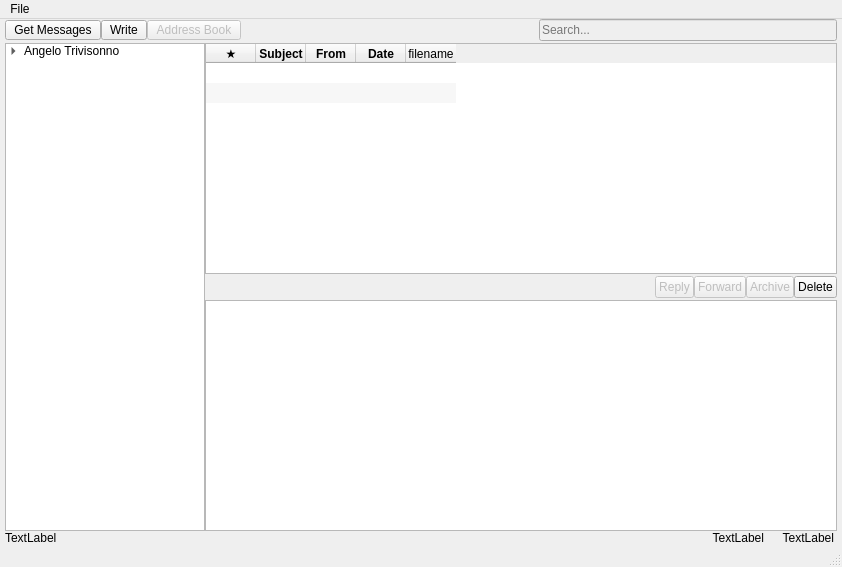
<?xml version="1.0" encoding="UTF-8"?>
<ui version="4.0">
 <class>MainWindow</class>
 <widget class="QMainWindow" name="MainWindow">
  <property name="windowModality">
   <enum>Qt::NonModal</enum>
  </property>
  <property name="geometry">
   <rect>
    <x>0</x>
    <y>0</y>
    <width>842</width>
    <height>567</height>
   </rect>
  </property>
  <property name="windowTitle">
   <string>Shake</string>
  </property>
  <property name="documentMode">
   <bool>false</bool>
  </property>
  <property name="tabShape">
   <enum>QTabWidget::Rounded</enum>
  </property>
  <widget class="QWidget" name="centralwidget">
   <property name="sizePolicy">
    <sizepolicy hsizetype="Expanding" vsizetype="Preferred">
     <horstretch>0</horstretch>
     <verstretch>0</verstretch>
    </sizepolicy>
   </property>
   <layout class="QGridLayout" name="gridLayout_3">
    <property name="sizeConstraint">
     <enum>QLayout::SetDefaultConstraint</enum>
    </property>
    <property name="leftMargin">
     <number>5</number>
    </property>
    <property name="topMargin">
     <number>0</number>
    </property>
    <property name="rightMargin">
     <number>5</number>
    </property>
    <property name="bottomMargin">
     <number>0</number>
    </property>
    <property name="spacing">
     <number>0</number>
    </property>
    <item row="0" column="0">
     <layout class="QGridLayout" name="gridLayout_2">
      <item row="2" column="0">
       <layout class="QVBoxLayout" name="verticalLayout_5">
        <item>
         <layout class="QHBoxLayout" name="horizontalLayout_6">
          <property name="bottomMargin">
           <number>0</number>
          </property>
          <item>
           <widget class="QTreeWidget" name="treeWidget">
            <property name="enabled">
             <bool>true</bool>
            </property>
            <property name="sizePolicy">
             <sizepolicy hsizetype="Maximum" vsizetype="Expanding">
              <horstretch>0</horstretch>
              <verstretch>0</verstretch>
             </sizepolicy>
            </property>
            <property name="maximumSize">
             <size>
              <width>200</width>
              <height>16777215</height>
             </size>
            </property>
            <property name="verticalScrollMode">
             <enum>QAbstractItemView::ScrollPerPixel</enum>
            </property>
            <property name="indentation">
             <number>15</number>
            </property>
            <property name="rootIsDecorated">
             <bool>true</bool>
            </property>
            <property name="animated">
             <bool>true</bool>
            </property>
            <attribute name="headerVisible">
             <bool>false</bool>
            </attribute>
            <column>
             <property name="text">
              <string>1</string>
             </property>
            </column>
            <item>
             <property name="text">
              <string>Angelo Trivisonno</string>
             </property>
             <item>
              <property name="text">
               <string>Inbox</string>
              </property>
             </item>
             <item>
              <property name="text">
               <string>Drafts</string>
              </property>
             </item>
             <item>
              <property name="text">
               <string>Sent</string>
              </property>
             </item>
             <item>
              <property name="text">
               <string>Trash</string>
              </property>
             </item>
            </item>
           </widget>
          </item>
          <item>
           <layout class="QVBoxLayout" name="verticalLayout_6">
            <property name="rightMargin">
             <number>0</number>
            </property>
            <item>
             <widget class="QTableWidget" name="tableWidget">
              <property name="editTriggers">
               <set>QAbstractItemView::NoEditTriggers</set>
              </property>
              <property name="alternatingRowColors">
               <bool>true</bool>
              </property>
              <property name="selectionBehavior">
               <enum>QAbstractItemView::SelectRows</enum>
              </property>
              <property name="verticalScrollMode">
               <enum>QAbstractItemView::ScrollPerPixel</enum>
              </property>
              <property name="horizontalScrollMode">
               <enum>QAbstractItemView::ScrollPerPixel</enum>
              </property>
              <property name="showGrid">
               <bool>false</bool>
              </property>
              <property name="sortingEnabled">
               <bool>true</bool>
              </property>
              <property name="wordWrap">
               <bool>false</bool>
              </property>
              <attribute name="horizontalHeaderDefaultSectionSize">
               <number>15</number>
              </attribute>
              <attribute name="horizontalHeaderMinimumSectionSize">
               <number>50</number>
              </attribute>
              <attribute name="horizontalHeaderShowSortIndicator" stdset="0">
               <bool>true</bool>
              </attribute>
              <attribute name="verticalHeaderVisible">
               <bool>false</bool>
              </attribute>
              <attribute name="verticalHeaderDefaultSectionSize">
               <number>20</number>
              </attribute>
              <attribute name="verticalHeaderMinimumSectionSize">
               <number>20</number>
              </attribute>
              <row>
               <property name="text">
                <string>New Row</string>
               </property>
              </row>
              <row>
               <property name="text">
                <string>Lorem</string>
               </property>
              </row>
              <row>
               <property name="text">
                <string>09/14/14 04:33 PM</string>
               </property>
              </row>
              <column>
               <property name="text">
                <string>★</string>
               </property>
               <property name="font">
                <font>
                 <weight>75</weight>
                 <bold>true</bold>
                </font>
               </property>
              </column>
              <column>
               <property name="text">
                <string>Subject</string>
               </property>
               <property name="font">
                <font>
                 <weight>75</weight>
                 <bold>true</bold>
                </font>
               </property>
              </column>
              <column>
               <property name="text">
                <string>From</string>
               </property>
               <property name="font">
                <font>
                 <weight>75</weight>
                 <bold>true</bold>
                </font>
               </property>
              </column>
              <column>
               <property name="text">
                <string>Date</string>
               </property>
               <property name="font">
                <font>
                 <weight>75</weight>
                 <bold>true</bold>
                </font>
               </property>
              </column>
              <column>
               <property name="text">
                <string>filename</string>
               </property>
              </column>
             </widget>
            </item>
            <item>
             <spacer name="verticalSpacer_4">
              <property name="orientation">
               <enum>Qt::Vertical</enum>
              </property>
              <property name="sizeType">
               <enum>QSizePolicy::Fixed</enum>
              </property>
              <property name="sizeHint" stdset="0">
               <size>
                <width>20</width>
                <height>2</height>
               </size>
              </property>
             </spacer>
            </item>
            <item>
             <layout class="QHBoxLayout" name="horizontalLayout_7">
              <property name="bottomMargin">
               <number>0</number>
              </property>
              <item>
               <spacer name="horizontalSpacer">
                <property name="orientation">
                 <enum>Qt::Horizontal</enum>
                </property>
                <property name="sizeHint" stdset="0">
                 <size>
                  <width>40</width>
                  <height>20</height>
                 </size>
                </property>
               </spacer>
              </item>
              <item>
               <widget class="QPushButton" name="pushButton_2">
                <property name="enabled">
                 <bool>false</bool>
                </property>
                <property name="styleSheet">
                 <string notr="true">padding:3px</string>
                </property>
                <property name="text">
                 <string>Reply</string>
                </property>
               </widget>
              </item>
              <item>
               <widget class="QPushButton" name="pushButton">
                <property name="enabled">
                 <bool>false</bool>
                </property>
                <property name="styleSheet">
                 <string notr="true">padding:3px</string>
                </property>
                <property name="text">
                 <string>Forward</string>
                </property>
               </widget>
              </item>
              <item>
               <widget class="QPushButton" name="pushButton_3">
                <property name="enabled">
                 <bool>false</bool>
                </property>
                <property name="styleSheet">
                 <string notr="true">padding:3px</string>
                </property>
                <property name="text">
                 <string>Archive</string>
                </property>
               </widget>
              </item>
              <item>
               <widget class="QPushButton" name="btnMsgDelete">
                <property name="enabled">
                 <bool>true</bool>
                </property>
                <property name="styleSheet">
                 <string notr="true">padding:3px</string>
                </property>
                <property name="text">
                 <string>Delete</string>
                </property>
               </widget>
              </item>
             </layout>
            </item>
            <item>
             <spacer name="verticalSpacer_5">
              <property name="orientation">
               <enum>Qt::Vertical</enum>
              </property>
              <property name="sizeType">
               <enum>QSizePolicy::Fixed</enum>
              </property>
              <property name="sizeHint" stdset="0">
               <size>
                <width>20</width>
                <height>2</height>
               </size>
              </property>
             </spacer>
            </item>
            <item>
             <widget class="QPlainTextEdit" name="plainTextEdit_3">
              <property name="readOnly">
               <bool>true</bool>
              </property>
             </widget>
            </item>
           </layout>
          </item>
         </layout>
        </item>
        <item>
         <spacer name="verticalSpacer_2">
          <property name="orientation">
           <enum>Qt::Vertical</enum>
          </property>
          <property name="sizeType">
           <enum>QSizePolicy::Fixed</enum>
          </property>
          <property name="sizeHint" stdset="0">
           <size>
            <width>20</width>
            <height>0</height>
           </size>
          </property>
         </spacer>
        </item>
        <item>
         <layout class="QHBoxLayout" name="horizontalLayout_8">
          <property name="spacing">
           <number>0</number>
          </property>
          <property name="bottomMargin">
           <number>0</number>
          </property>
          <item>
           <widget class="QLabel" name="label_7">
            <property name="text">
             <string>TextLabel</string>
            </property>
           </widget>
          </item>
          <item>
           <widget class="QLabel" name="label_6">
            <property name="sizePolicy">
             <sizepolicy hsizetype="Fixed" vsizetype="Preferred">
              <horstretch>0</horstretch>
              <verstretch>0</verstretch>
             </sizepolicy>
            </property>
            <property name="layoutDirection">
             <enum>Qt::LeftToRight</enum>
            </property>
            <property name="text">
             <string>TextLabel</string>
            </property>
            <property name="alignment">
             <set>Qt::AlignRight|Qt::AlignTrailing|Qt::AlignVCenter</set>
            </property>
           </widget>
          </item>
          <item>
           <widget class="QLabel" name="label_5">
            <property name="sizePolicy">
             <sizepolicy hsizetype="Fixed" vsizetype="Preferred">
              <horstretch>0</horstretch>
              <verstretch>0</verstretch>
             </sizepolicy>
            </property>
            <property name="styleSheet">
             <string notr="true">margin-left:15px</string>
            </property>
            <property name="text">
             <string>TextLabel</string>
            </property>
            <property name="alignment">
             <set>Qt::AlignRight|Qt::AlignTrailing|Qt::AlignVCenter</set>
            </property>
           </widget>
          </item>
         </layout>
        </item>
       </layout>
      </item>
      <item row="1" column="0">
       <spacer name="verticalSpacer">
        <property name="orientation">
         <enum>Qt::Vertical</enum>
        </property>
        <property name="sizeType">
         <enum>QSizePolicy::Fixed</enum>
        </property>
        <property name="sizeHint" stdset="0">
         <size>
          <width>20</width>
          <height>0</height>
         </size>
        </property>
       </spacer>
      </item>
      <item row="0" column="0">
       <layout class="QHBoxLayout" name="horizontalLayout">
        <property name="bottomMargin">
         <number>2</number>
        </property>
        <item>
         <widget class="QPushButton" name="btnGetMessages">
          <property name="styleSheet">
           <string notr="true">padding:2px 8px;</string>
          </property>
          <property name="text">
           <string>Get Messages</string>
          </property>
         </widget>
        </item>
        <item>
         <widget class="QPushButton" name="pushButton_5">
          <property name="enabled">
           <bool>true</bool>
          </property>
          <property name="styleSheet">
           <string notr="true">padding:2px 8px;</string>
          </property>
          <property name="text">
           <string>Write</string>
          </property>
         </widget>
        </item>
        <item>
         <widget class="QPushButton" name="pushButton_7">
          <property name="enabled">
           <bool>false</bool>
          </property>
          <property name="styleSheet">
           <string notr="true">padding:2px 8px;</string>
          </property>
          <property name="text">
           <string>Address Book</string>
          </property>
         </widget>
        </item>
        <item>
         <spacer name="horizontalSpacer_2">
          <property name="orientation">
           <enum>Qt::Horizontal</enum>
          </property>
          <property name="sizeHint" stdset="0">
           <size>
            <width>40</width>
            <height>20</height>
           </size>
          </property>
         </spacer>
        </item>
        <item>
         <widget class="QLineEdit" name="lineEdit">
          <property name="enabled">
           <bool>false</bool>
          </property>
          <property name="sizePolicy">
           <sizepolicy hsizetype="MinimumExpanding" vsizetype="Fixed">
            <horstretch>0</horstretch>
            <verstretch>0</verstretch>
           </sizepolicy>
          </property>
          <property name="minimumSize">
           <size>
            <width>100</width>
            <height>0</height>
           </size>
          </property>
          <property name="placeholderText">
           <string>Search...</string>
          </property>
         </widget>
        </item>
       </layout>
      </item>
     </layout>
    </item>
   </layout>
  </widget>
  <widget class="QMenuBar" name="menubar">
   <property name="geometry">
    <rect>
     <x>0</x>
     <y>0</y>
     <width>842</width>
     <height>25</height>
    </rect>
   </property>
   <widget class="QMenu" name="menuFile">
    <property name="title">
     <string>File</string>
    </property>
    <widget class="QMenu" name="menuNew">
     <property name="title">
      <string>New</string>
     </property>
     <addaction name="actionMessage"/>
    </widget>
    <addaction name="menuNew"/>
    <addaction name="actionOpen_Saved_Message"/>
    <addaction name="actionClose"/>
    <addaction name="separator"/>
    <addaction name="actionSave_As"/>
    <addaction name="separator"/>
    <addaction name="actionAdd_Folder"/>
    <addaction name="actionDelete_Folder"/>
    <addaction name="actionRename_Folder"/>
    <addaction name="actionEmpty_Trash"/>
    <addaction name="separator"/>
    <addaction name="actionPage_Setup"/>
    <addaction name="actionPrint"/>
   </widget>
   <addaction name="menuFile"/>
  </widget>
  <widget class="QStatusBar" name="statusbar"/>
  <action name="actionMessage">
   <property name="text">
    <string>Message</string>
   </property>
  </action>
  <action name="actionOpen_Saved_Message">
   <property name="text">
    <string>Open Saved Message...</string>
   </property>
  </action>
  <action name="actionClose">
   <property name="text">
    <string>Close</string>
   </property>
  </action>
  <action name="actionSave_As">
   <property name="text">
    <string>Save As</string>
   </property>
  </action>
  <action name="actionAdd_Folder">
   <property name="text">
    <string>Add Folder</string>
   </property>
  </action>
  <action name="actionDelete_Folder">
   <property name="text">
    <string>Delete Folder</string>
   </property>
  </action>
  <action name="actionRename_Folder">
   <property name="text">
    <string>Rename Folder...</string>
   </property>
  </action>
  <action name="actionEmpty_Trash">
   <property name="text">
    <string>Empty Trash</string>
   </property>
  </action>
  <action name="actionPage_Setup">
   <property name="text">
    <string>Page Setup...</string>
   </property>
  </action>
  <action name="actionPrint">
   <property name="text">
    <string>Print...</string>
   </property>
  </action>
 </widget>
 <resources/>
 <connections/>
</ui>
